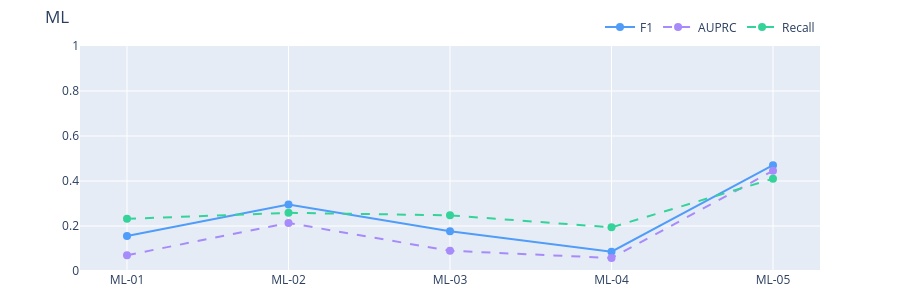
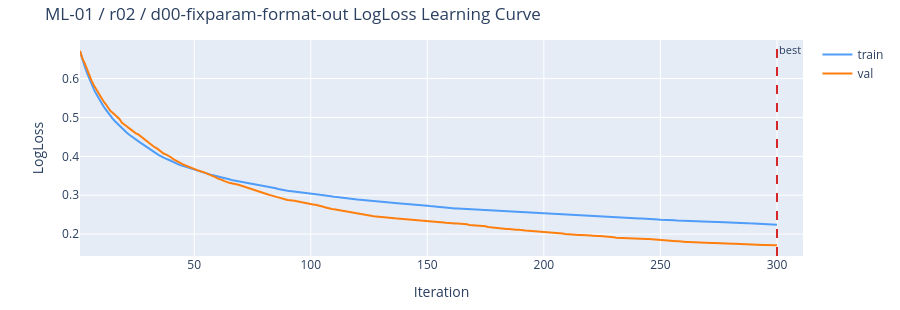
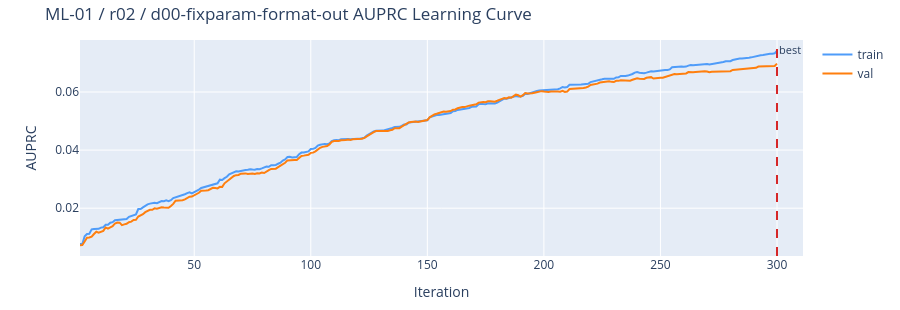
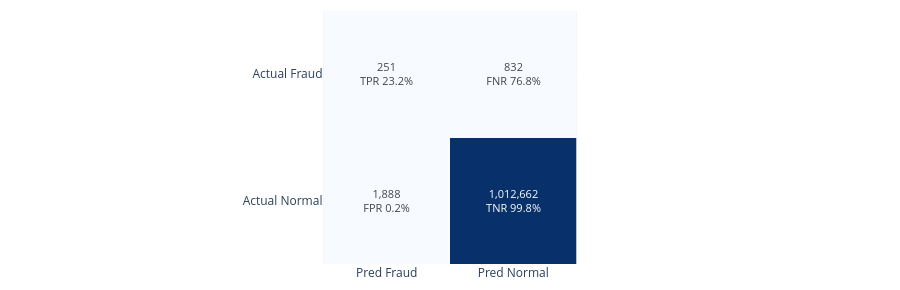

Notebook cell for these charts, in order:
### Code cell
# 최종 실행 지점이다.
# exp_data에는 run별 로드된 artifact와 표시용 metadata가 들어가고,
# skipped_df에는 필터링되었거나 필수 artifact가 없어 제외된 run과 사유가 들어간다.
exp_data, skipped_df = load_dashboard_preview_data()
show_dashboard_preview(exp_data, skipped_df)

### Figure 1 — Plotly figure (JSON) as saved in the notebook; plotly's stock layout.template omitted (floating-point values rounded to 4 significant figures)
{"data": [{"customdata": ["일반 집계 피처 1단계", "일반 집계 피처 2단계", "그래프 피처 1단계 - Fan-in/Fan-out", "그래프 피처 2단계 - sender-receiver pair", "그래프 피처 3단계 - flow-balance, pass-through"], "hovertemplate": "<b>%{x}</b><br>F1: %{y:.4f}<br><i>%{customdata}</i><extra></extra>", "line": {"color": "#4f9cf9", "dash": "solid", "width": 2}, "marker": {"color": "#4f9cf9", "size": 8}, "mode": "lines+markers", "name": "F1", "type": "scatter", "x": ["ML-01", "ML-02", "ML-03", "ML-04", "ML-05"], "y": [0.1558, 0.296, 0.177, 0.08582, 0.4701]}, {"customdata": ["일반 집계 피처 1단계", "일반 집계 피처 2단계", "그래프 피처 1단계 - Fan-in/Fan-out", "그래프 피처 2단계 - sender-receiver pair", "그래프 피처 3단계 - flow-balance, pass-through"], "hovertemplate": "<b>%{x}</b><br>AUPRC: %{y:.4f}<br><i>%{customdata}</i><extra></extra>", "line": {"color": "#a78bfa", "dash": "dash", "width": 2}, "marker": {"color": "#a78bfa", "size": 8}, "mode": "lines+markers", "name": "AUPRC", "type": "scatter", "x": ["ML-01", "ML-02", "ML-03", "ML-04", "ML-05"], "y": [0.07034, 0.2134, 0.08993, 0.05768, 0.4455]}, {"customdata": ["일반 집계 피처 1단계", "일반 집계 피처 2단계", "그래프 피처 1단계 - Fan-in/Fan-out", "그래프 피처 2단계 - sender-receiver pair", "그래프 피처 3단계 - flow-balance, pass-through"], "hovertemplate": "<b>%{x}</b><br>Recall: %{y:.4f}<br><i>%{customdata}</i><extra></extra>", "line": {"color": "#34d399", "dash": "dash", "width": 2}, "marker": {"color": "#34d399", "size": 8}, "mode": "lines+markers", "name": "Recall", "type": "scatter", "x": ["ML-01", "ML-02", "ML-03", "ML-04", "ML-05"], "y": [0.2318, 0.2585, 0.2475, 0.1939, 0.41]}, {"customdata": ["일반 집계 피처 1단계", "일반 집계 피처 2단계", "그래프 피처 1단계 - Fan-in/Fan-out", "그래프 피처 2단계 - sender-receiver pair", "그래프 피처 3단계 - flow-balance, pass-through"], "hovertemplate": "<b>%{x}</b><br><i>%{customdata}</i><extra></extra>", "marker": {"opacity": 0, "size": 16}, "mode": "markers", "name": "", "showlegend": false, "type": "scatter", "x": ["ML-01", "ML-02", "ML-03", "ML-04", "ML-05"], "y": [0, 0, 0, 0, 0]}], "layout": {"height": 300, "legend": {"itemclick": "toggleothers", "itemdoubleclick": "toggle", "orientation": "h", "x": 1, "xanchor": "right", "y": 1.02, "yanchor": "bottom"}, "margin": {"b": 20, "t": 40}, "title": {"text": "ML"}, "xaxis": {"categoryarray": ["ML-01", "ML-02", "ML-03", "ML-04", "ML-05"], "categoryorder": "array"}, "yaxis": {"range": [0, 1]}}}

### Figure 2 — Plotly figure (JSON) as saved in the notebook; plotly's stock layout.template omitted (floating-point values rounded to 4 significant figures; data arrays with more than 128 entries replaced by an {"elided": "..."} marker saying what was removed)
{"data": [{"hovertemplate": "split=train<br>Iteration=%{x}<br>LogLoss=%{y}<extra></extra>", "legendgroup": "train", "line": {"color": "#4f9cf9", "dash": "solid"}, "marker": {"symbol": "circle"}, "mode": "lines", "name": "train", "orientation": "v", "showlegend": true, "type": "scatter", "x": {"elided": "300 int values"}, "xaxis": "x", "y": {"elided": "300 float values"}, "yaxis": "y"}, {"hovertemplate": "split=val<br>Iteration=%{x}<br>LogLoss=%{y}<extra></extra>", "legendgroup": "val", "line": {"color": "#ff7f0e", "dash": "solid"}, "marker": {"symbol": "circle"}, "mode": "lines", "name": "val", "orientation": "v", "showlegend": true, "type": "scatter", "x": {"elided": "300 int values"}, "xaxis": "x", "y": {"elided": "300 float values"}, "yaxis": "y"}], "layout": {"annotations": [{"font": {"size": 11}, "showarrow": false, "text": "best", "x": 300, "xanchor": "left", "xref": "x", "y": 1, "yanchor": "top", "yref": "y domain"}], "height": 310, "legend": {"title": {"text": ""}, "tracegroupgap": 0}, "margin": {"b": 20, "t": 40}, "shapes": [{"line": {"color": "#d62728", "dash": "dash"}, "type": "line", "x0": 300, "x1": 300, "xref": "x", "y0": 0, "y1": 1, "yref": "y domain"}], "title": {"text": "ML-01 / r02 / d00-fixparam-format-out LogLoss Learning Curve"}, "xaxis": {"anchor": "y", "domain": [0, 1], "title": {"text": "Iteration"}}, "yaxis": {"anchor": "x", "domain": [0, 1], "title": {"text": "LogLoss"}}}}

### Figure 3 — Plotly figure (JSON) as saved in the notebook; plotly's stock layout.template omitted (floating-point values rounded to 4 significant figures; data arrays with more than 128 entries replaced by an {"elided": "..."} marker saying what was removed)
{"data": [{"hovertemplate": "split=train<br>Iteration=%{x}<br>AUPRC=%{y}<extra></extra>", "legendgroup": "train", "line": {"color": "#4f9cf9", "dash": "solid"}, "marker": {"symbol": "circle"}, "mode": "lines", "name": "train", "orientation": "v", "showlegend": true, "type": "scatter", "x": {"elided": "300 int values"}, "xaxis": "x", "y": {"elided": "300 float values"}, "yaxis": "y"}, {"hovertemplate": "split=val<br>Iteration=%{x}<br>AUPRC=%{y}<extra></extra>", "legendgroup": "val", "line": {"color": "#ff7f0e", "dash": "solid"}, "marker": {"symbol": "circle"}, "mode": "lines", "name": "val", "orientation": "v", "showlegend": true, "type": "scatter", "x": {"elided": "300 int values"}, "xaxis": "x", "y": {"elided": "300 float values"}, "yaxis": "y"}], "layout": {"annotations": [{"font": {"size": 11}, "showarrow": false, "text": "best", "x": 300, "xanchor": "left", "xref": "x", "y": 1, "yanchor": "top", "yref": "y domain"}], "height": 310, "legend": {"title": {"text": ""}, "tracegroupgap": 0}, "margin": {"b": 20, "t": 40}, "shapes": [{"line": {"color": "#d62728", "dash": "dash"}, "type": "line", "x0": 300, "x1": 300, "xref": "x", "y0": 0, "y1": 1, "yref": "y domain"}], "title": {"text": "ML-01 / r02 / d00-fixparam-format-out AUPRC Learning Curve"}, "xaxis": {"anchor": "y", "domain": [0, 1], "title": {"text": "Iteration"}}, "yaxis": {"anchor": "x", "domain": [0, 1], "title": {"text": "AUPRC"}}}}

### Figure 4 — Plotly figure (JSON) as saved in the notebook; plotly's stock layout.template omitted (floating-point values rounded to 4 significant figures)
{"data": [{"coloraxis": "coloraxis", "hovertemplate": "x: %{x}<br>y: %{y}<br>color: %{z}<extra></extra>", "name": "0", "text": [["251<br>TPR 23.2%", "832<br>FNR 76.8%"], ["1,888<br>FPR 0.2%", "1,012,662<br>TNR 99.8%"]], "textfont": {"size": 11}, "texttemplate": "%{text}", "type": "heatmap", "x": ["Pred Fraud", "Pred Normal"], "xaxis": "x", "y": ["Actual Fraud", "Actual Normal"], "yaxis": "y", "z": [[251, 832], [1888, 1012662]]}], "layout": {"coloraxis": {"colorscale": [[0, "rgb(247,251,255)"], [0.125, "rgb(222,235,247)"], [0.25, "rgb(198,219,239)"], [0.375, "rgb(158,202,225)"], [0.5, "rgb(107,174,214)"], [0.625, "rgb(66,146,198)"], [0.75, "rgb(33,113,181)"], [0.875, "rgb(8,81,156)"], [1, "rgb(8,48,107)"]], "showscale": false}, "height": 290, "margin": {"b": 10, "t": 10}, "xaxis": {"anchor": "y", "constrain": "domain", "domain": [0, 1], "scaleanchor": "y"}, "yaxis": {"anchor": "x", "autorange": "reversed", "constrain": "domain", "domain": [0, 1]}}}
